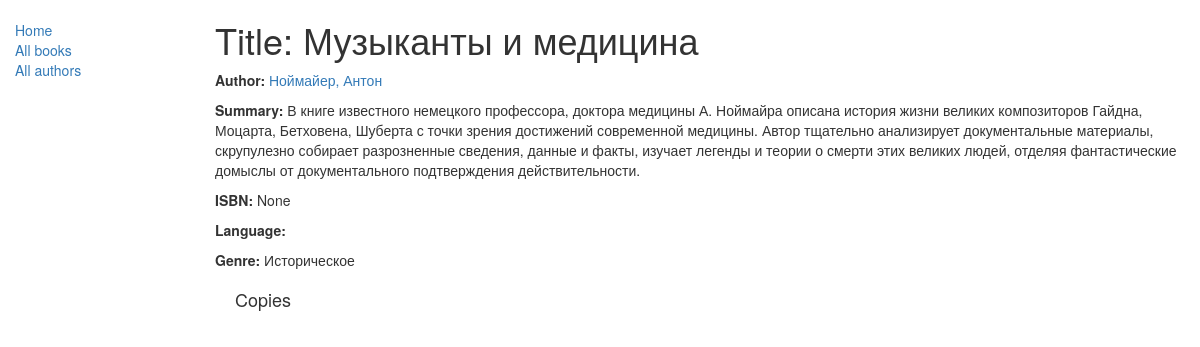
The app's page /catalog/book/4 with its own data.
### catalog/models.py (models this page shows, shortened)
class Book(models.Model):
    title = models.CharField(max_length=200)
    author = models.ForeignKey('Author', on_delete=models.SET_NULL, null=True)
    summary = models.TextField(max_length=3000, help_text="Enter a brief description of the book")
    isbn = models.CharField('ISBN',max_length=13, help_text='13 Character <a href="https://www.isbn-international.org/content/what-isbn">ISBN number</a>', null=True, blank=True)
    genre = models.ManyToManyField(Genre, help_text="Select a genre for this book")
    def display_genre(self):
        """
        Creates a string for the Genre. This is required to display genre in Admin.
        """
        return ', '.join([ genre.name for genre in self.genre.all()[:3] ])
    display_genre.short_description = 'Genre'

class Author(models.Model):
    first_name = models.CharField(max_length=100)
    last_name = models.CharField(max_length=100)
    date_of_birth = models.DateField(null=True, blank=True)
    date_of_death = models.DateField('Died', null=True, blank=True)
    def __str__(self):
        return '%s, %s' % (self.last_name, self.first_name)

class Genre(models.Model):
    name = models.CharField(max_length=200, help_text="Enter a book genre (e.g. Science Fiction, French Poetry etc.)")
    def __str__(self):
        return self.name

### catalog/views.py (the view)
# urls.py: re_path(r'^book/(?P<pk>\d+)$', views.BookDetailView.as_view(), name='book-detail'),
class BookDetailView(generic.DetailView):
    model = Book

### catalog/templates/catalog/book_detail.html (shortened to what this page needs)
{% extends "base_generic.html" %}
{% block content %}
    <h1>Title: {{ book.title }}</h1>
    <p><strong>Author:</strong> <a href="">{{ book.author }}</a></p>
    <p><strong>Summary:</strong> {{ book.summary }}</p>
    <p><strong>ISBN:</strong> {{ book.isbn }}</p>
    <p><strong>Language:</strong> {{ book.language }}</p>
    <p><strong>Genre:</strong> {% for genre in book.genre.all %} {{ genre }}{% if not forloop.last %}, {% endif %}{% endfor %}</p>
    <div style="margin-left:20px;margin-top:20px">
        <h4>Copies</h4>
  </div>
{% endblock %}

### records on screen
Book: title "Музыканты и медицина", author "Ноймайер, Антон", summary "В книге известного немецкого профессора, доктора медицины А. Ноймайра описана история жизни великих композиторов Гайдна, Моцарта, Бетховена, Шуберта с точки зрения достижений современной медицины. Автор тщательно анализирует документальные материалы, скрупулезно собирает разрозненные сведения, данные и факты, изучает легенды и теории о смерти этих великих людей, отделяя фантастические домыслы от документального подтверждения действительности.", isbn "None"
Genre: name "Историческое"
